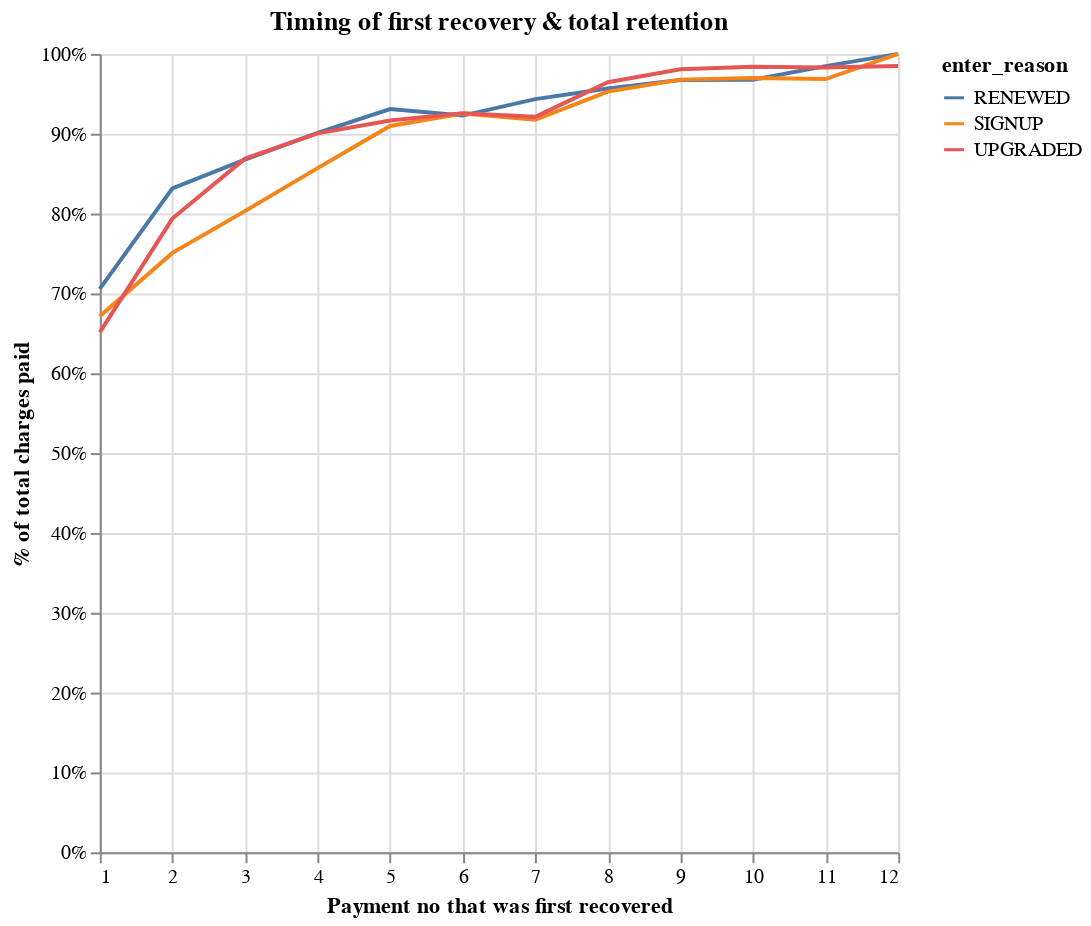

Notebook source saved alongside this figure:
### Code cell
df = pd.read_csv("sample.csv")

# drop UK
df["market"] = df["market"].str.strip()
df = df.loc[df["market"] != "GBR", :]
df["country"] = df["market"]
df.loc[
    df["country"].isin(["DEU", "FRA", "ESP", "ITA", "AUT"]) == False, "country"
] = "Other"

df["first_r"] = np.nan
df.loc[df["arrears_status"] == "recovered", "first_r"] = df["payment_no"]
df["first_r"] = df.groupby(["user_id"])["first_r"].transform("min")

# ever recover.
df["ever_recover"] = 0
df.loc[df["first_r"].isnull() == False, "ever_recover"] = 1
df = df.loc[df["ever_recover"] == 1, :]


df = df.groupby(["first_r", "enter_reason"])["paid"].agg("mean").reset_index()

alt.Chart(df.loc[df["enter_reason"] != "DOWNGRADED", :]).mark_line().encode(
    x=alt.X("first_r:Q", axis=alt.Axis(title="Payment no that was first recovered")),
    y=alt.Y("paid:Q", axis=alt.Axis(format="%", title="% of total charges paid")),
    color="enter_reason:N",
).properties(title="Timing of first recovery & total retention", width=400, height=400)

### Figure 1 — Vega-Lite specification as saved in the notebook (floating-point values rounded to 4 significant figures)
{"config": {"view": {"continuousWidth": 400, "continuousHeight": 300}}, "data": {"name": "data-59ae97949a89bdcfec07ef0971d619f2"}, "mark": "line", "encoding": {"color": {"type": "nominal", "field": "enter_reason"}, "x": {"type": "quantitative", "axis": {"title": "Payment no that was first recovered"}, "field": "first_r"}, "y": {"type": "quantitative", "axis": {"format": "%", "title": "% of total charges paid"}, "field": "paid"}}, "height": 400, "title": "Timing of first recovery & total retention", "width": 400, "$schema": "https://vega.github.io/schema/vega-lite/v4.8.1.json", "datasets": {"data-59ae97949a89bdcfec07ef0971d619f2": [{"first_r": 1.0, "enter_reason": "RENEWED", "paid": 0.7057}, {"first_r": 1.0, "enter_reason": "SIGNUP", "paid": 0.6715}, {"first_r": 1.0, "enter_reason": "UPGRADED", "paid": 0.6511}, {"first_r": 2.0, "enter_reason": "RENEWED", "paid": 0.8317}, {"first_r": 2.0, "enter_reason": "SIGNUP", "paid": 0.7508}, {"first_r": 2.0, "enter_reason": "UPGRADED", "paid": 0.7937}, {"first_r": 3.0, "enter_reason": "RENEWED", "paid": 0.8676}, {"first_r": 3.0, "enter_reason": "SIGNUP", "paid": 0.8031}, {"first_r": 3.0, "enter_reason": "UPGRADED", "paid": 0.8688}, {"first_r": 4.0, "enter_reason": "RENEWED", "paid": 0.9012}, {"first_r": 4.0, "enter_reason": "SIGNUP", "paid": 0.8569}, {"first_r": 4.0, "enter_reason": "UPGRADED", "paid": 0.9005}, {"first_r": 5.0, "enter_reason": "RENEWED", "paid": 0.9309}, {"first_r": 5.0, "enter_reason": "SIGNUP", "paid": 0.9097}, {"first_r": 5.0, "enter_reason": "UPGRADED", "paid": 0.9167}, {"first_r": 6.0, "enter_reason": "RENEWED", "paid": 0.9227}, {"first_r": 6.0, "enter_reason": "SIGNUP", "paid": 0.9253}, {"first_r": 6.0, "enter_reason": "UPGRADED", "paid": 0.9258}, {"first_r": 7.0, "enter_reason": "RENEWED", "paid": 0.9434}, {"first_r": 7.0, "enter_reason": "SIGNUP", "paid": 0.9174}, {"first_r": 7.0, "enter_reason": "UPGRADED", "paid": 0.9211}, {"first_r": 8.0, "enter_reason": "RENEWED", "paid": 0.9567}, {"first_r": 8.0, "enter_reason": "SIGNUP", "paid": 0.9527}, {"first_r": 8.0, "enter_reason": "UPGRADED", "paid": 0.9644}, {"first_r": 9.0, "enter_reason": "RENEWED", "paid": 0.9674}, {"first_r": 9.0, "enter_reason": "SIGNUP", "paid": 0.9678}, {"first_r": 9.0, "enter_reason": "UPGRADED", "paid": 0.9807}, {"first_r": 10.0, "enter_reason": "RENEWED", "paid": 0.9677}, {"first_r": 10.0, "enter_reason": "SIGNUP", "paid": 0.9698}, {"first_r": 10.0, "enter_reason": "UPGRADED", "paid": 0.9838}, {"first_r": 11.0, "enter_reason": "RENEWED", "paid": 0.9847}, {"first_r": 11.0, "enter_reason": "SIGNUP", "paid": 0.9685}, {"first_r": 11.0, "enter_reason": "UPGRADED", "paid": 0.9831}, {"first_r": 12.0, "enter_reason": "RENEWED", "paid": 1.0}, {"first_r": 12.0, "enter_reason": "SIGNUP", "paid": 1.0}, {"first_r": 12.0, "enter_reason": "UPGRADED", "paid": 0.985}]}}
